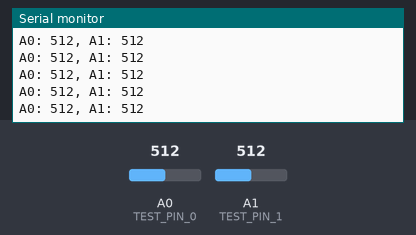
The sketch below on a simulated Arduino Uno, built with avr-gcc and run on an emulated ATmega328P. Parts: the last lines printed to the serial monitor. Inputs (shaded band) come from the test bench; at power-on: A0 (TEST_PIN_0) = 512, A1 (TEST_PIN_1) = 512.

Above: at 1.2 s.
1.3 s: A0 (TEST_PIN_0) set to 716
At 1.31 s:
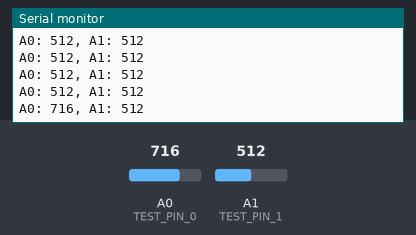
2.8 s: A1 (TEST_PIN_1) set to 716
At 2.82 s:
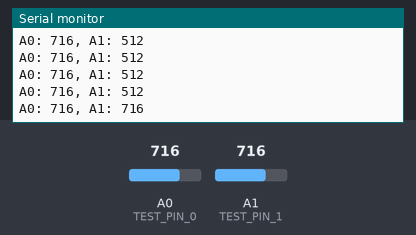
4.3 s: A0 (TEST_PIN_0) set to 900
At 4.33 s:
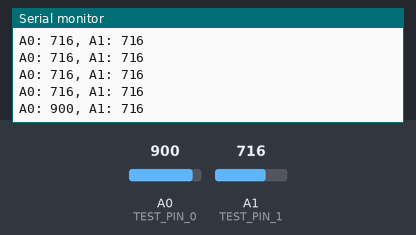
5.8 s: A1 (TEST_PIN_1) set to 900
At 5.84 s:
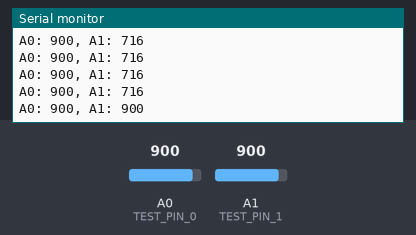
Timing chart, 0 to 8.3 s (numbered marks = the images above; inputs shaded):
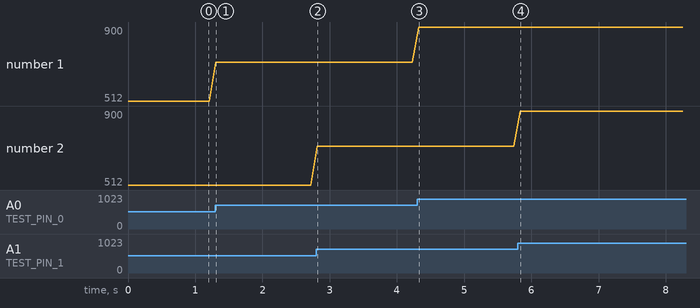

The sketch:

Test_analog_in.ino
```cpp
// ELCOche
/* ----------- TEST PARA LEER ENTRADAS ANALÓGICAS -----------
 * Este test permite leer el valor de las entradas analógicas
 * A0 y A1 (puede cambiar estos valor en TEST_PIN_X).
 * Sirve para establecer los valores mínimo y máximo del pedal
 * y el volante.
 * Asegúrese de fijar el baudrate a 9600 en el monitor serie.
*/

#define BAUDRATE    9600
#define TEST_PIN_0  A0
#define TEST_PIN_1  A1

void setup() {
  Serial.begin(BAUDRATE);
  pinMode(TEST_PIN_0, INPUT);
  pinMode(TEST_PIN_1, INPUT);
}

void loop() {
  Serial.print("A0: ");
  Serial.print(analogRead(TEST_PIN_0));
  Serial.print(", ");
  Serial.print("A1: ");
  Serial.print(analogRead(TEST_PIN_1));
  Serial.println();
  delay(100);
}
```

Measured:
- after the input at 1.3 s, the serial monitor: prints a new line at once (image 1)
- after the input at 2.8 s, the serial monitor: prints a new line at once (image 2)
- after the input at 4.3 s, the serial monitor: prints a new line at once (image 3)
- after the input at 5.8 s, the serial monitor: prints a new line at once (image 4)
- plotted number 1: 512 → 716 after the input at 1.3 s, 716 → 900 after the input at 4.3 s
